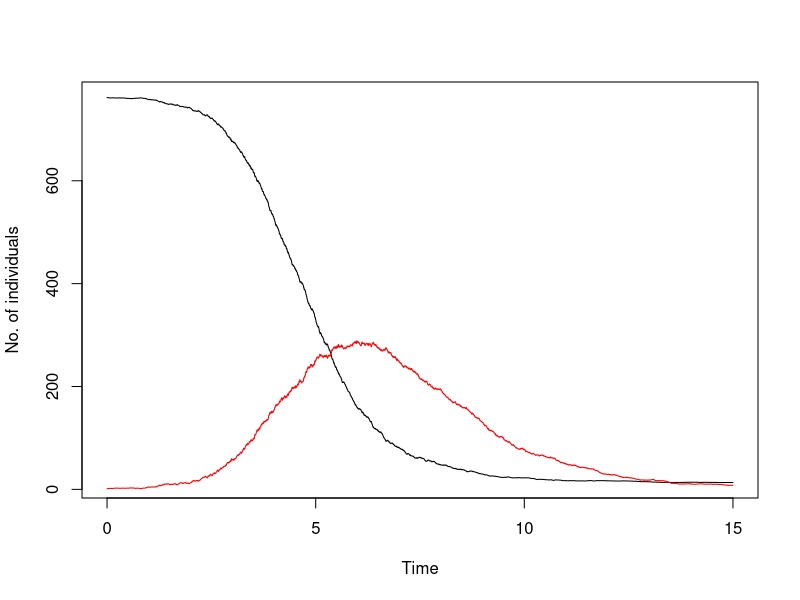

Write the R code that produced this figure. (Note: a time limit stopped this script after it produced the figure.)
library(matrixStats)

EM_det_ez <- function(x, theta, smat){
  c(-theta[1]*x[1]*x[2],theta[1]*x[1]*x[2]-theta[2]*x[2])
}

EM_stoch_ez <- function(x, theta, smat){
  stoch_m <- matrix(c(theta[1]*x[1]*x[2], -theta[1]*x[1]*x[2],
                        -theta[1]*x[1]*x[2], theta[1]*x[1]*x[2]+theta[2]*x[2]),
                      nrow = 2)
  stoch_sqrt <- t(chol(stoch_m))
  stoch_sqrt
}

sdesim <- function(T, dt, x0, theta, smat, afun1, afun2){
  n <- T/dt
  d <- length(x0)
  x <- matrix(0,nrow=n+1,ncol=d)
  x[1,] <- x0
  for (i in 2:(n+1)) 
  {
    dwt <- c(rnorm(1,0,sqrt(dt)),rnorm(1,0,sqrt(dt)))
    x[i,] <- x[i-1,]+afun1(x[i-1,],theta, smat)*dt + 
      afun2(x[i-1,],theta, smat)%*%dwt
    if(x[i,1] < 0){
      x[i,1] <- 0.0001
    }
    if(x[i,2] < 0){
      x[i,2] <- 0.0001
    }
  }
  x
}

outSDE <- sdesim(T = 15, dt=0.0025, x0=c(762,1),theta=c(exp(-6),0.5),
                 smat=matrix(c(-1,0,1,-1),nrow=2),afun1=EM_det_ez, afun2=EM_stoch_ez)
par(mfrow = c(1,1))
plot(ts(outSDE[,1],start=0,deltat=0.0025), ylab = "No. of individuals", main = "")
lines(ts(outSDE[,2],start=0,deltat=0.0025), col = "red")

set.seed(32)
real_plot <- function(n){
  st_mat <- matrix(0, nrow = 6001, ncol = n)
  it_mat <- matrix(0, nrow = 6001, ncol = n)
  for(i in 1:n){
    sde <- sdesim(T = 15, dt=0.0025, x0=c(762,1),theta=c(exp(-6),0.5),
                 smat=matrix(c(-1,0,1,-1),nrow=2),afun1=EM_det_ez, afun2=EM_stoch_ez)
    st_mat[,i] <- sde[,1]
    it_mat[,i] <- sde[,2]
    i <- i+1
  }
  st_mat_sum <- matrix(0, nrow = 6001, ncol = 3)
  it_mat_sum <- matrix(0, nrow = 6001, ncol = 3)
  st_mat_sum[,1] <- apply(st_mat, 1, quantile, probs = c(0.25))
  st_mat_sum[,2] <- apply(st_mat, 1, quantile, probs = c(0.5))
  st_mat_sum[,3] <- apply(st_mat, 1, quantile, probs = c(0.75))
  it_mat_sum[,1] <- apply(it_mat, 1, quantile, probs = c(0.25))
  it_mat_sum[,2] <- apply(it_mat, 1, quantile, probs = c(0.5))
  it_mat_sum[,3] <- apply(it_mat, 1, quantile, probs = c(0.75))
  
  par(mfrow=c(1,2))
  plot(seq(0,15, by=0.0025), st_mat[,1], type="l", xlab = "Time", ylab = "",main = "St")
  for(i in 2:n){
    lines(seq(0,15, by=0.0025), st_mat[,i], type="l", col = i)
    i <- i+1
  }
  plot(seq(0,15, by=0.0025), it_mat[,1], type="l", xlab = "Time", ylab = "",main = "It", ylim = c(0, max(it_mat)))
  for(i in 2:n){
    lines(seq(0,15, by=0.0025), it_mat[,i], type="l", col = i)
    i <- i+1
  }
  par(mfrow = c(1,1))
  
  par(mfrow = c(1,2))
  plot(seq(0,15, by=0.0025), st_mat_sum[,1], t="l", 
       xlab = "Time", ylab = "", main = "St", col = 2)
  lines(seq(0,15, by=0.0025), st_mat_sum[,2], lwd = 2)
  lines(seq(0,15, by=0.0025), st_mat_sum[,3], col = 2)
  plot(seq(0,15, by=0.0025), it_mat_sum[,1], t="l", ylim = range(it_mat_sum[,3]),
       xlab = "Time", ylab = "", main = "It", col = 2)
  lines(seq(0,15, by=0.0025), it_mat_sum[,2], lwd = 2)
  lines(seq(0,15, by=0.0025), it_mat_sum[,3], col = 2)
  par(mfrow = c(1,1))
  
  st_mat_sum2 <- matrix(0, nrow = 6001, ncol = 3)
  it_mat_sum2 <- matrix(0, nrow = 6001, ncol = 3)
  st_mat_sum2[,1] <- apply(st_mat, 1, quantile, probs = c(0.025))
  st_mat_sum2[,2] <- apply(st_mat, 1, mean)
  st_mat_sum2[,3] <- apply(st_mat, 1, quantile, probs = c(0.975))
  it_mat_sum2[,1] <- apply(it_mat, 1, quantile, probs = c(0.025))
  it_mat_sum2[,2] <- apply(it_mat, 1, mean)
  it_mat_sum2[,3] <- apply(it_mat, 1, quantile, probs = c(0.975))
  
  par(mfrow = c(1,2))
  plot(seq(0,15, by=0.0025), st_mat_sum2[,1], t="l", 
       xlab = "Time", ylab = "", main = "St", col = 2)
  lines(seq(0,15, by=0.0025), st_mat_sum2[,2], lwd = 2)
  lines(seq(0,15, by=0.0025), st_mat_sum2[,3], col = 2)
  plot(seq(0,15, by=0.0025), it_mat_sum2[,1], t="l", ylim = range(it_mat_sum2[,3]),
       xlab = "Time", ylab = "", main = "It", col = 2)
  lines(seq(0,15, by=0.0025), it_mat_sum2[,2], lwd = 2)
  lines(seq(0,15, by=0.0025), it_mat_sum2[,3], col = 2)
  par(mfrow = c(1,1))
}

real_plot(5000)
